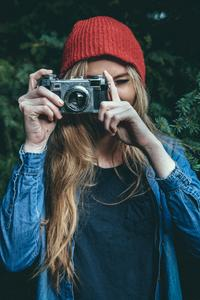
#> input picture ASS_0/src/1.jpg, 200 x 300 px
$ jupyter execute --allow-errors Assignment0.ipynb
#> lines starting #> are read from the running program, lines starting #| are printed output that depends on the picture
[cell 1]
import os
os.system("pip3 install opencv-contrib-python")
os.system("pip3 install matplotlib")

[cell 2]
import cv2
import numpy as np
import matplotlib.pyplot as plt

[cell 3]
class Image:
    def __init__(self):
        self.img=""

    def read_local_img(self,path,val=0):
#> called with path = '1.jpg', val = 0
        self.img = cv2.imread(path)
#> self.img is the input picture: shape (300, 200, 3); mean B, G, R 74.7, 70.4, 56.3
        if(val==0):
            self.img = cv2.cvtColor(self.img, cv2.COLOR_BGR2RGB)
#> call 2 of read_local_img, with path = '2.jpg', val = 0
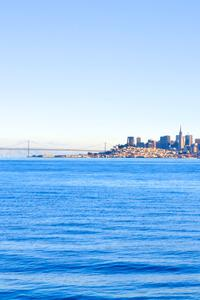
#> input picture ASS_0/src/2.jpg, 200 x 300 px
#> in read_local_img, self.img is the input picture: shape (300, 200, 3); mean B, G, R 241.6, 194.8, 144.2
#> call 3 of read_local_img, with path = '3.jpg', val = 0
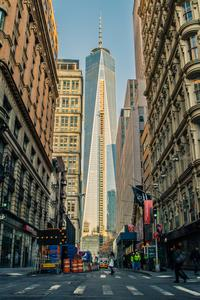
#> input picture ASS_0/src/3.jpg, 200 x 300 px
#> in read_local_img, self.img is the input picture: shape (300, 200, 3); mean B, G, R 87.2, 98.9, 99.8

    def bgr_to_rgb(self):
        self.img = cv2.cvtColor(self.img, cv2.COLOR_BGR2RGB)
    def grayscale(self):
        self.img = cv2.imread(self.img, cmap="gray")

    # [7 lines left out: function print_img, not called in this run]

class Subplot:
    def __init__(self):
        self.x=1
        self.y=1
        self.fig=[16,16]
        self.arr=1
        self.tot=1
        self.tit=[]

    def print_img_subplot(self,x,y,fi,tot,arr,tit,axis_bool=False):
#> called with x = 2, y = 2, tot = 4, axis_bool = False
        self.x=x
        self.y=y
        self.fig=fi
        self.arr=arr
        self.tot=tot
        self.tit=tit
        fig = plt.figure(figsize=(self.fig[0],self.fig[0]))
        for i in range(0,self.tot):
            ax = fig.add_subplot(self.x,self.y,1+i)
            ax.imshow(arr[i])
            ax.title.set_text(self.tit[i])
            if(axis_bool==False):
                ax.axis('off')

    # [29 lines left out: functions print_img_subplot2, grayscale_without_fun, not called in this run]

def grayscale_without_fun2(img):
    a=img.size
#> a = 180000
    b=img[0].size
#> b = 600
    c=img[0][0].size
#> c = 3
    a=a//b
#> a = 300
    b=b//c
#> b = 200
    arr=np.zeros([a,b])
    maxi=0
    mini=1000
    but=[0.2989,0.5870,0.1140]
    for i in range(0,a):
        for j in range(0,b):
            sum=0
            for k in range(0,c):
                sum+=but[k]*img[i][j][k]
            arr[i][j]=sum
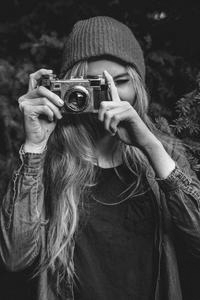
#> arr: shape (300, 200) float64; min 6.18, max 254.7, mean 66.7
    return arr

# [11 lines left out: function grayscale_cmap_fun, not called in this run]

def cap_img_webcam(path):
    camera = cv2.VideoCapture(0)
    return_value, image = camera.read()
    cv2.imwrite(path, image)
    del(camera)
    return image

> # 1. Put 4 images of your choice in the src folder.
+ 1.jpg
+ 2.jpg
+ 3.jpg
+ 4.jpg

> # 2. Load the images using OpenCV.

[cell 4]
img1 = Image()
img2 = Image()
img3 = Image()
img4 = Image()
img11 = Image()
img22 = Image()
img33 = Image()
img44 = Image()

img1.read_local_img('1.jpg')
img2.read_local_img('2.jpg')
img3.read_local_img('3.jpg')
#> (the rest of this cell did not finish here and is left out)

> # 3. Display the images using matplotlib (make a 2x2 grid using subplots). Do the images seem unusual? Fix the issue.

> ### color of images were different from there orginal ones due to print it as BGR  so by using `self.img = cv2.cvtColor(self.img, cv2.COLOR_BGR2RGB)` i have converted BGR to RGB

[cell 5]
sub = Subplot()
#> (the rest of this cell did not finish here and is left out)

[cell 6]
sub = Subplot()
#> (the rest of this cell did not finish here and is left out)

> # 4. Convert any colour image (of your choice) to grayscale without using a function and save that image in the images folder.

[cell 7]
# gray_img1,a,b = grayscale_without_fun(img1.img)
gray_img2=grayscale_without_fun2(img1.img)

img_gray = cv2.imread("1.jpg",0)
#> img_gray: shape (300, 200); min 2, max 255, mean 66.6
fig = plt.figure(figsize=(16,16))
ax1 = fig.add_subplot(221)
ax1.imshow(gray_img2)
ax1.axis('off')
ax1.title.set_text("without function and without cmap")
ax2 = fig.add_subplot(222)
ax2.imshow(img_gray)
ax2.axis('off')
ax2.title.set_text("with function and without cmap")
ax3 = fig.add_subplot(223)
ax3.imshow(gray_img2,cmap="gray")
ax3.axis('off')
ax3.title.set_text("without function and with cmap")
ax4 = fig.add_subplot(224)
ax4.imshow(img_gray,cmap='gray')
ax4.axis('off')
ax4.title.set_text("with function and with cmap")
plt.show()
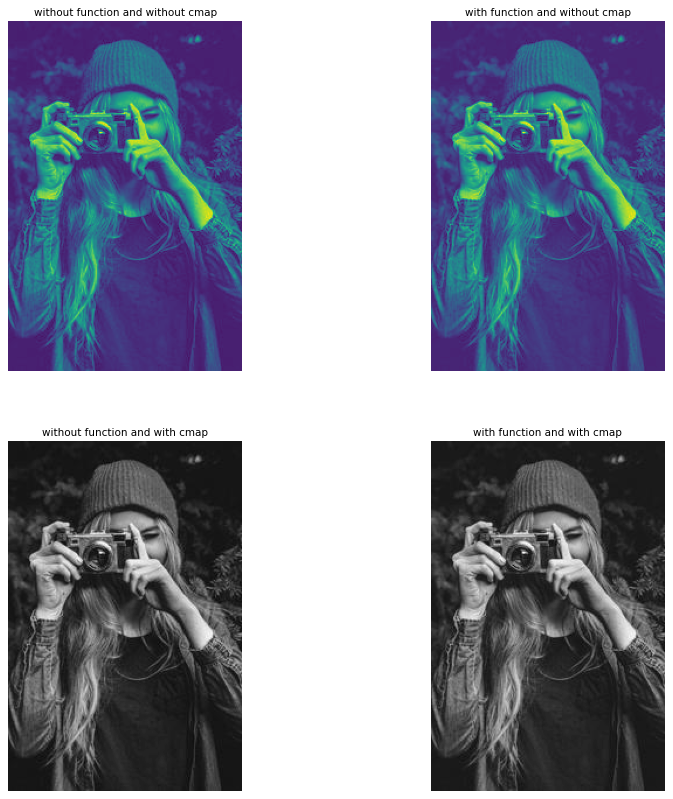
#> figure drawn by matplotlib, 4 panels

#> (the rest of this cell did not finish here and is left out)

> # 5. Print the dimensions of one of the images (Height, Width, Channels).

[cell 8]
print("Rows, Columns, Channels:",img1.img.shape)
#| Rows, Columns, Channels: (300, 200, 3)

> # 6. Check the range of values in the image. What do you infer from this?

> ### for img1 it has array of dimensions `300 x 200 x 3` and iterating over each set of value its min and max values are 0 and 255 i.e. each val lies b/w [0,255] and each of these values decides final image of size 300x200 so each 1x1 area requires 24 bits (8 bit for each R,G,B deciding a value between 0 to 255).

> # OPTIONAL 2 (WEBCAM)

[cell 9]
img = cap_img_webcam("../images/captured_img.jpg")
